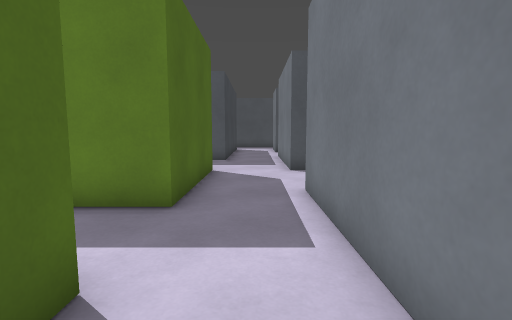
View 1 (above)

24 first-person views from a walk through a level from a Godot 3-D game. The camera is 1.3 m above the floor, tilts 6° down and sees 85° across. The floor is counted in squares, 0.93 m on a side. Each view is taken from the middle of a square. On the plan, view 1 faces up. The plan holds only what a view shows up to about 14 squares ahead; the rest is blank. Characters and animated objects are not drawn. Surface patterns are stand-ins for the level's own textures.

View 2
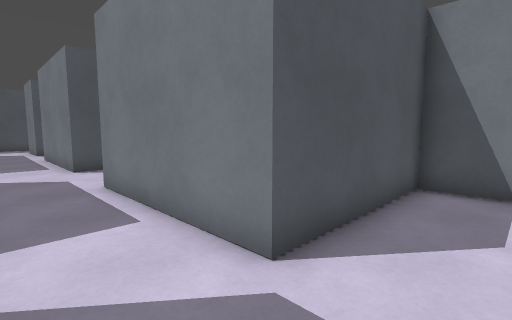

View 3
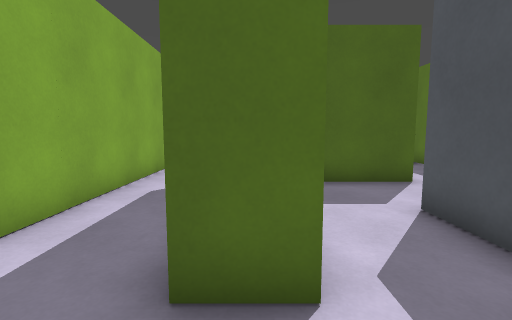

View 4
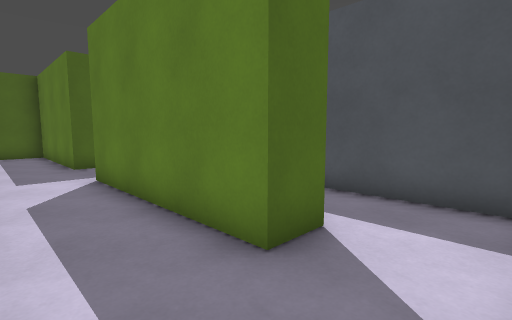

View 5
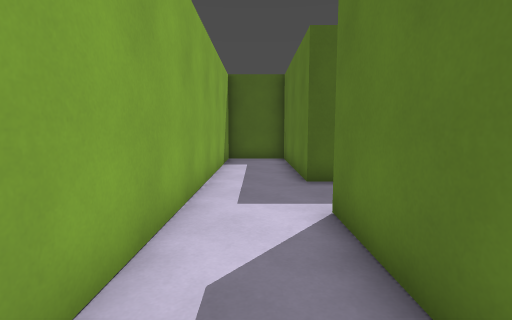

View 6
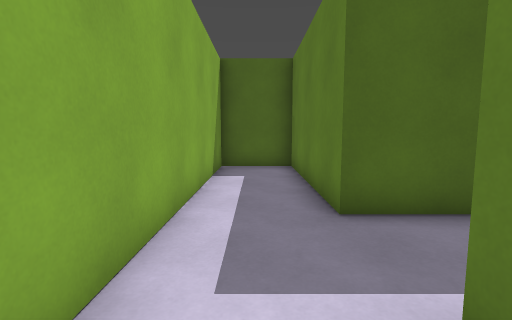

View 7
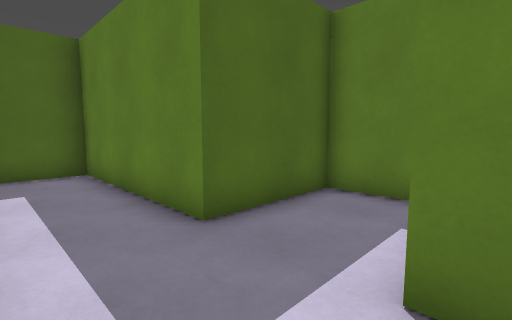

View 8
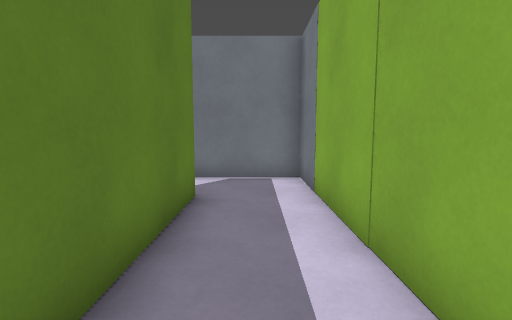

View 9
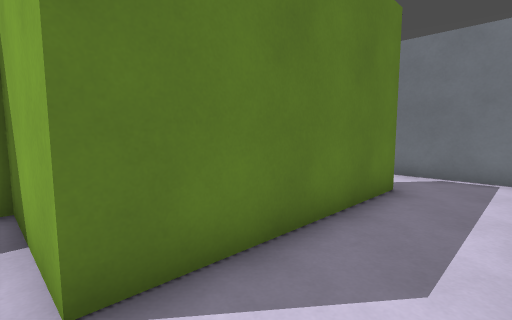

View 10
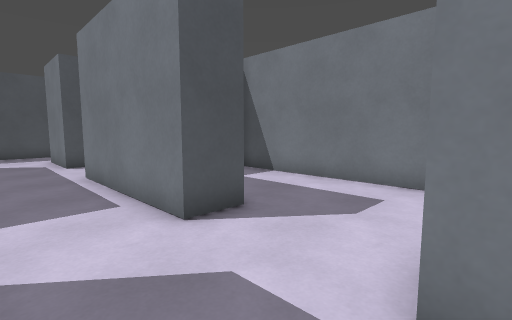

View 11
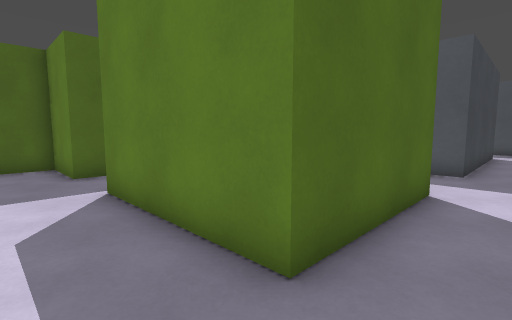

View 12
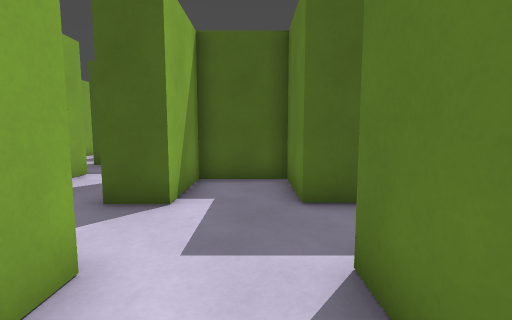

View 13
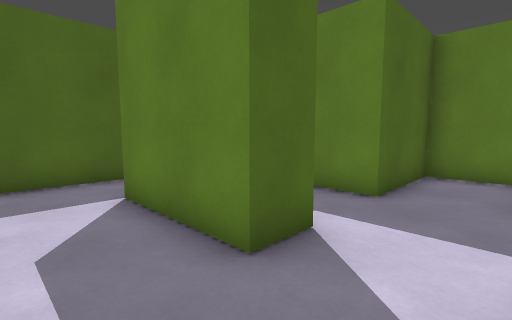

View 14
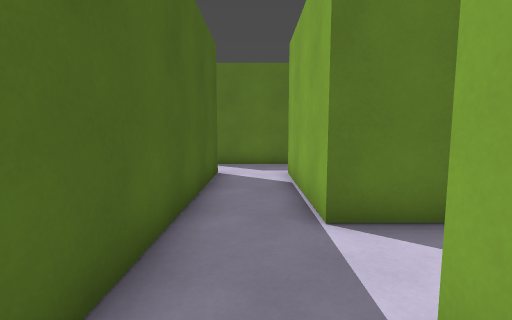

View 15
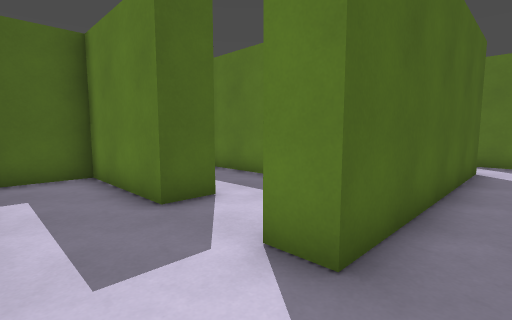

View 16
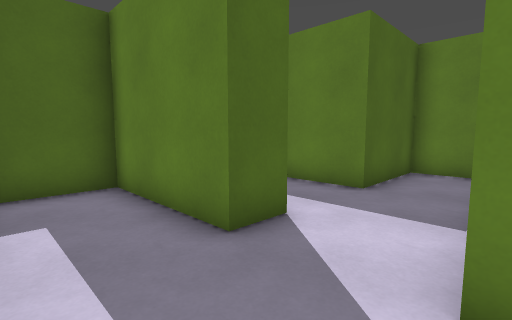

View 17
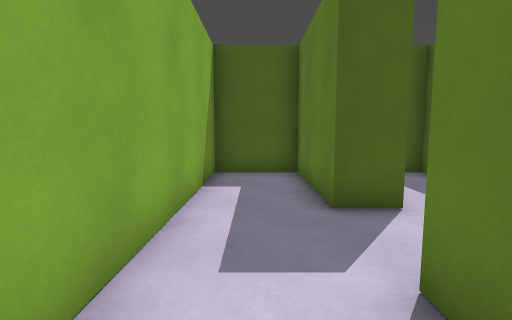

View 18
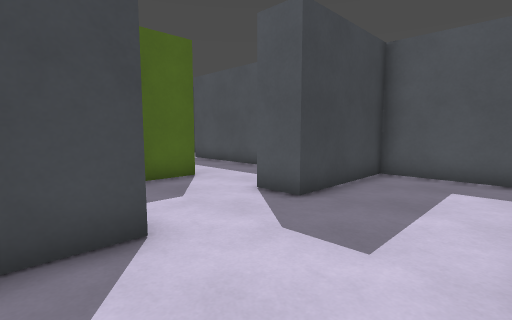

View 19
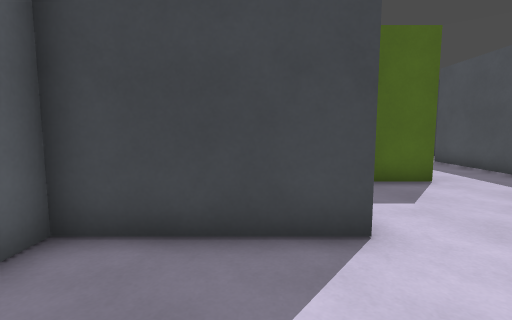

View 20
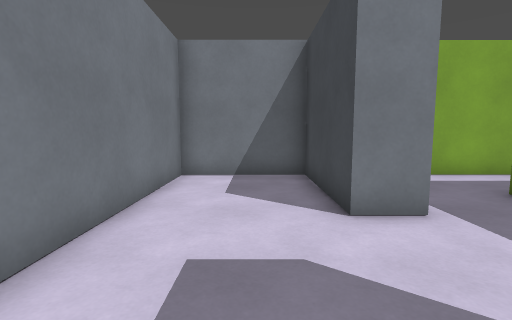

View 21
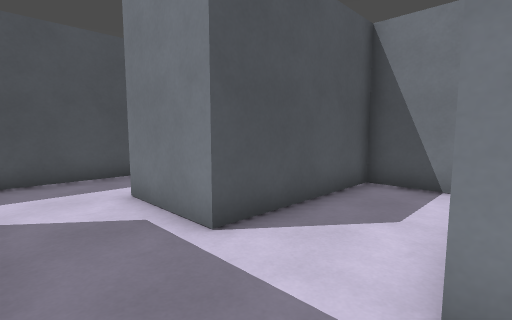

View 22
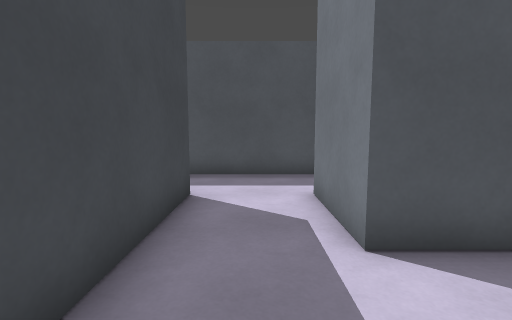

View 23
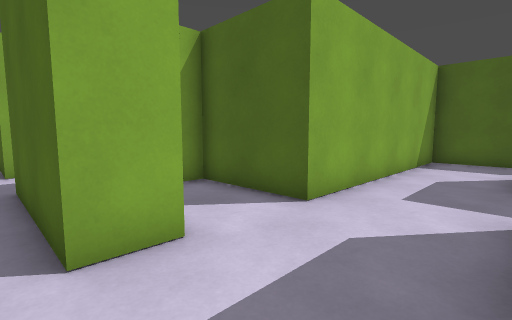

View 24
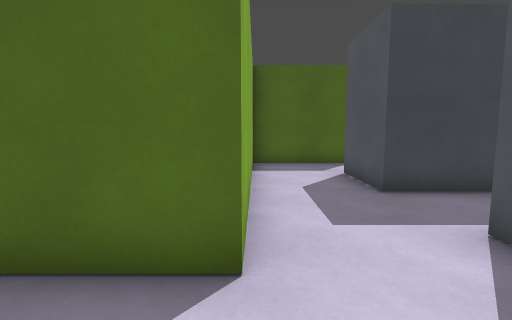

### Floor plan
Points are (right, up) in squares from view 1. A wall is a line through its corners. A room is listed if a view was taken in it or the views show most of it. See-through windows are left out.
Room 1 (views 1, 2, 3, 4, 5, 6, 7, 8, 9)
walls: (3.9, -1.4) (3.9, -2.7) (-2.6, -2.7) (-2.6, 0.9) (-5.6, 0.9) (-5.6, -2.7) (-11.9, -2.7) (-11.9, -5.4) (6.4, -5.4) (6.4, 0.9) (1.2, 0.9) (1.2, 2.6); (-1.5, 2.3) (-1.5, -0.2)
ways out: opening at (-0.5, 1.5) to room 2
Room 2 (views 10, 11, 12, 13)
walls: (-6.6, 2.3) (-5.7, 2.3); (-7.2, 8.6) (-9.3, 8.6) (-9.3, 5) (-11.9, 5) (-11.9, 2.3) (-9.3, 2.3) (-9.3, 1.1) (-12.9, 1.1) (-12.9, 6.1); (-4.1, 2.3) (-1.5, 2.3); (-12.6, 8.6) (-15.6, 8.6); (-12.9, -1.4) (-12.1, -1.4); (-15.3, 6.3) (-15.3, -1.5); (-1.5, 6.4) (-1.5, 5) (-6.8, 5); (1.2, 2.6) (1.2, 6.5)
ways out: opening at (-0.5, 1.5) to room 1; opening at (-14.5, -2) to room 3; opening at (-0.5, 5.5) to room 4
Room 3 (views 14, 15, 16, 17)
walls: (-18.9, -1.2) (-18.9, -2.7) (-23.2, -2.7) (-23.2, -5.4) (-15.4, -5.4); (-15.3, -1.5) (-15.3, -2.7) (-16.4, -2.7); (-12.9, -2) (-12.9, -1.4)
ways out: opening at (-14.5, -2) to room 2; opening at (-17.5, -2) to room 5
Room 4 (views 18, 19, 20, 21, 22, 23, 24)
walls: (-2.9, 9.8) (-1.5, 9.8) (-1.5, 6.4); (5.8, 14.2) (2.4, 14.2) (2.4, 9.8) (1.2, 9.8) (1.2, 15.5); (1.2, 6.5) (2.4, 6.5) (2.4, 2.3) (6.4, 2.3) (6.4, 14); (6.4, 16.1) (6.4, 18.1) (1.2, 18.1) (1.2, 21.1); (-6.6, 9.8) (-5.6, 9.8) (-5.6, 6.3) (-4.9, 6.3); (-1.5, 21.1) (-1.5, 13.1) (-6.8, 13.1); (2.4, 23.8) (-2.1, 23.8)
ways out: opening at (-0.5, 5.5) to room 2; opening at (-6, 11.5); opening at (2, 22.5)
Room 5 (no view inside)
walls: (-17.1, 5) (-18.9, 5) (-18.9, 1.5) (-23.2, 1.5) (-23.2, 0.9)
ways out: opening at (-17.5, -2) to room 3

Positions as (right, up) in squares from view 1, and headings:
1: (0, 0), facing up
2: (-1, -1), facing up-right
3: (6, -2), facing left
4: (6, -5), facing up-left
5: (2, -4), facing left
6: (-1, -4), facing left
7: (-2, -5), facing up-left
8: (-2, -4), facing right
9: (-3, -5), facing up-right
10: (-1, 6), facing up-right
11: (0, 3), facing up-left
12: (-4, 4), facing left
13: (-7, -1), facing up-left
14: (-14, -3), facing up
15: (-14, -5), facing up-left
16: (-16, -5), facing up-left
17: (-14, -4), facing left
18: (6, 5), facing up-left
19: (6, 5), facing left
20: (4, 11), facing down
21: (-1, 15), facing up-right
22: (0, 15), facing up
23: (-1, 13), facing down-left
24: (-3, 10), facing left
